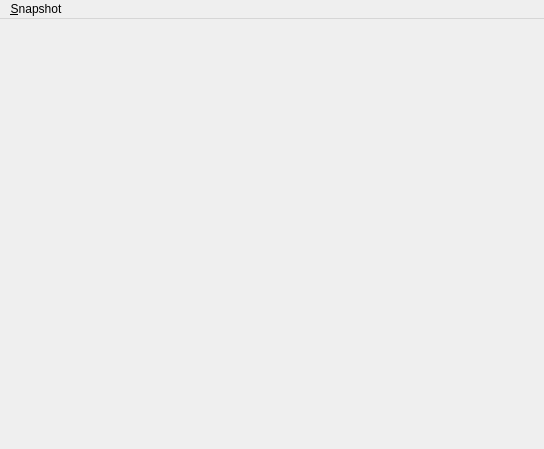
<?xml version="1.0" encoding="UTF-8"?>
<ui version="4.0">
 <class>SnapshotView</class>
 <widget class="QMainWindow" name="SnapshotView">
  <property name="geometry">
   <rect>
    <x>0</x>
    <y>0</y>
    <width>544</width>
    <height>449</height>
   </rect>
  </property>
  <property name="windowTitle">
   <string>MainWindow</string>
  </property>
  <widget class="QWidget" name="centralwidget">
   <layout class="QVBoxLayout" name="verticalLayout">
    <item>
     <widget class="QWidget" name="plotArea" native="true"/>
    </item>
   </layout>
  </widget>
  <widget class="QMenuBar" name="menubar">
   <property name="geometry">
    <rect>
     <x>0</x>
     <y>0</y>
     <width>544</width>
     <height>23</height>
    </rect>
   </property>
   <widget class="QMenu" name="menuSnapshot">
    <property name="title">
     <string>&amp;Snapshot</string>
    </property>
    <addaction name="actionRename"/>
    <addaction name="actionSave"/>
    <addaction name="actionClose"/>
   </widget>
   <addaction name="menuSnapshot"/>
  </widget>
  <action name="actionSave">
   <property name="text">
    <string>&amp;Save as CSV</string>
   </property>
   <property name="toolTip">
    <string>Save snapshot as CSV file</string>
   </property>
  </action>
  <action name="actionRename">
   <property name="text">
    <string>&amp;Rename</string>
   </property>
   <property name="toolTip">
    <string>Rename this snapshot</string>
   </property>
  </action>
  <action name="actionClose">
   <property name="text">
    <string>&amp;Close</string>
   </property>
   <property name="toolTip">
    <string>Close Window</string>
   </property>
   <property name="shortcut">
    <string>Ctrl+W</string>
   </property>
  </action>
 </widget>
 <resources/>
 <connections>
  <connection>
   <sender>actionClose</sender>
   <signal>triggered()</signal>
   <receiver>SnapshotView</receiver>
   <slot>close()</slot>
   <hints>
    <hint type="sourcelabel">
     <x>-1</x>
     <y>-1</y>
    </hint>
    <hint type="destinationlabel">
     <x>271</x>
     <y>224</y>
    </hint>
   </hints>
  </connection>
 </connections>
</ui>
